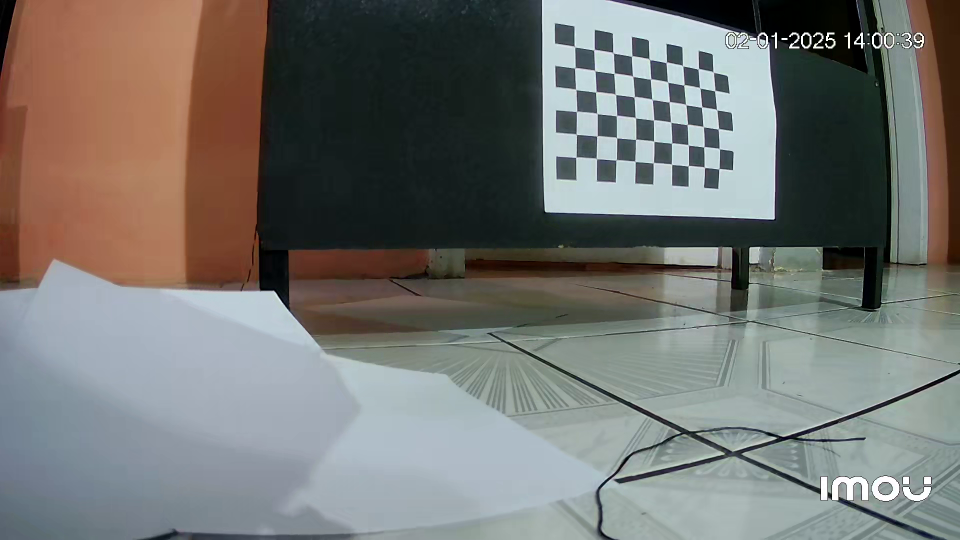
#> input picture Python/Calibracion/cali5.png, 1920 x 1080 px, found by its file name (shown at 1/2 size)
$ python Correccion.py
#> lines starting #> are read from the running program, lines starting #| are printed output that depends on the picture
import pickle
import cv2
import numpy as np


# Read in the saved objpoints and imgpoints
cameraMatrix, dist = pickle.load(open( r"C:\Users\jairo\Documents\U_ESPE\Tesis\Nueva tesis ESPE\GitHub Tesis\Vehicle_AGV_TESIS_ESPE\Python\Calibracion/calibration.pkl", "rb" ))
#> (reads Python/Calibracion/calibration.pkl from the repository)
#dist_pickle = pickle.load( open( "wide_dist_pickle.p", "rb" ) )

# Imprimir las matrices de la cámara y distorsión
print("Camera Matrix (Matriz de la cámara):")
print(cameraMatrix)

print("\nDistortion Coefficients (Coeficientes de distorsión):")
print(dist)

# Read in an image
img = cv2.imread(r'C:\Users\jairo\Documents\U_ESPE\Tesis\Nueva tesis ESPE\GitHub Tesis\Vehicle_AGV_TESIS_ESPE\Python\Calibracion/cali5.png')
#> img is the input picture: shape (1080, 1920, 3); mean B, G, R 112.4, 115.9, 115.7
h,  w = img.shape[:2]
#> h = 1080; w = 1920
newCameraMatrix, roi = cv2.getOptimalNewCameraMatrix(cameraMatrix, dist, (w,h), 1, (w,h))
#> roi = (55, 130, 1802, 818)

# Undistort
undistorted = cv2.undistort(img, cameraMatrix, dist, None, newCameraMatrix)
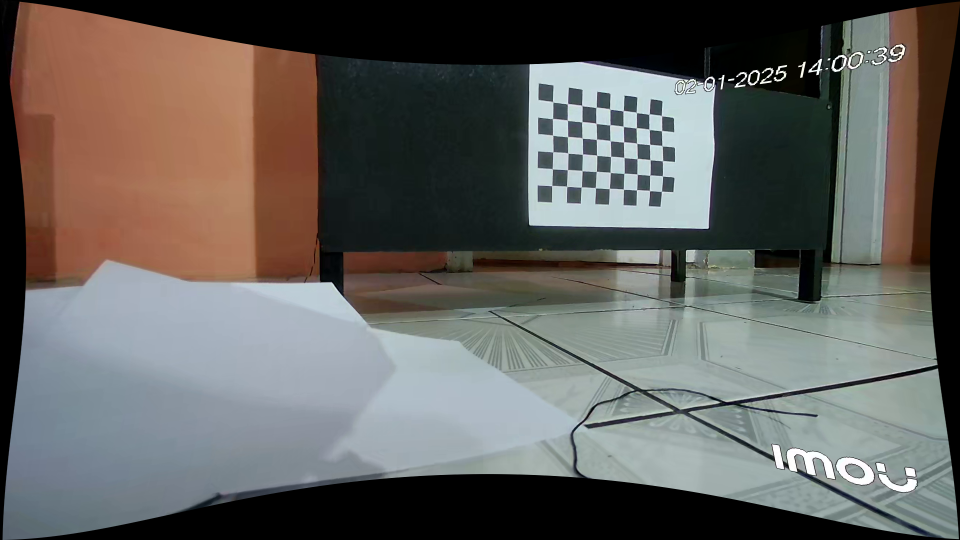
#> undistorted: shape (1080, 1920, 3) (shown at 1/2 size); mean B, G, R 93.1, 96.6, 98.3

# crop the image
x, y, w, h = roi
#> x = 55; y = 130; w = 1802; h = 818
undistorted = undistorted[y:y+h, x:x+w]
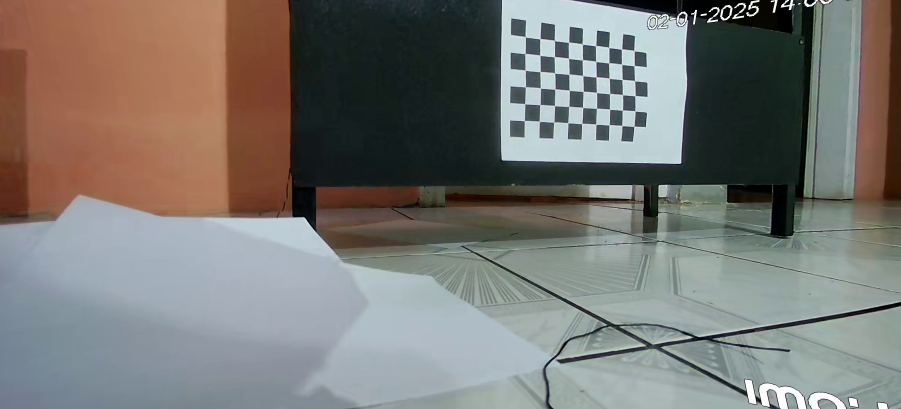
#> undistorted: shape (818, 1802, 3) (shown at 1/2 size); mean B, G, R 115.3, 119.3, 120.7
undistorted = cv2.resize(undistorted,(1920,1080))
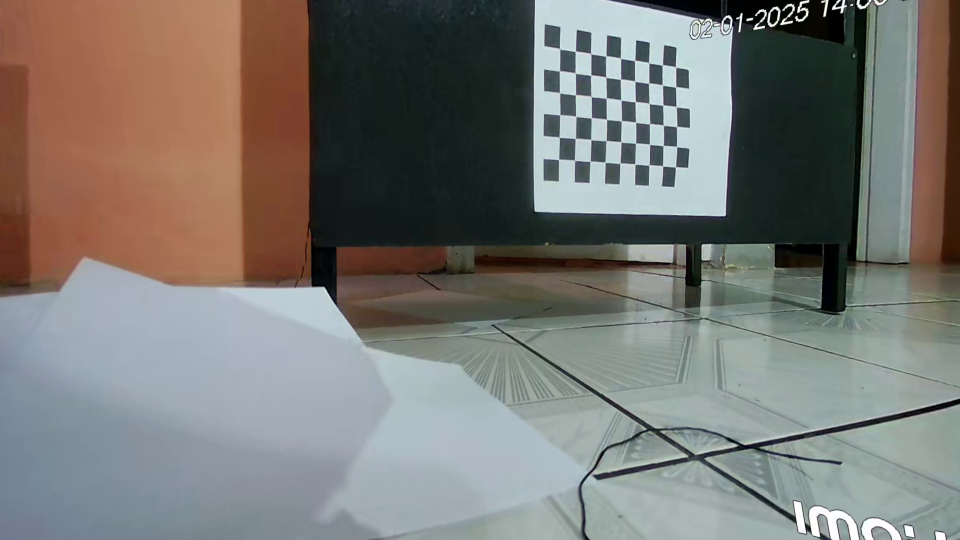
#> undistorted: shape (1080, 1920, 3) (shown at 1/2 size); mean B, G, R 115.2, 119.2, 120.6
cv2.imshow("Imagen Original", img)

cv2.imshow("Imagen sin distorsion", undistorted)

cv2.waitKey(0)
# Destroy all the windows
cv2.destroyAllWindows()

# Reprojection Error
mean_error = 0
try:
    for i in range(len(objpoints)):
        # Verificar si los puntos 3D y 2D tienen el mismo tamaño
        if len(objpoints[i]) == len(imgpoints[i]):
            imgpoints2, _ = cv2.projectPoints(objpoints[i], rvecs[i], tvecs[i], cameraMatrix, dist)
            error = cv.norm(imgpoints[i], imgpoints2, cv.NORM_L2) / len(imgpoints2)
            mean_error += error
        else:
            raise ValueError(f"El número de puntos 3D y 2D no coinciden para la imagen {i}")

    print("Total reprojection error: {}".format(mean_error / len(objpoints)))

except NameError as e:
    print(f"Error en las variables no definidas: {e}")
except ValueError as e:
    print(f"Error en las dimensiones de los puntos: {e}")
except Exception as e:
    print(f"Ocurrió un error inesperado: {e}")
